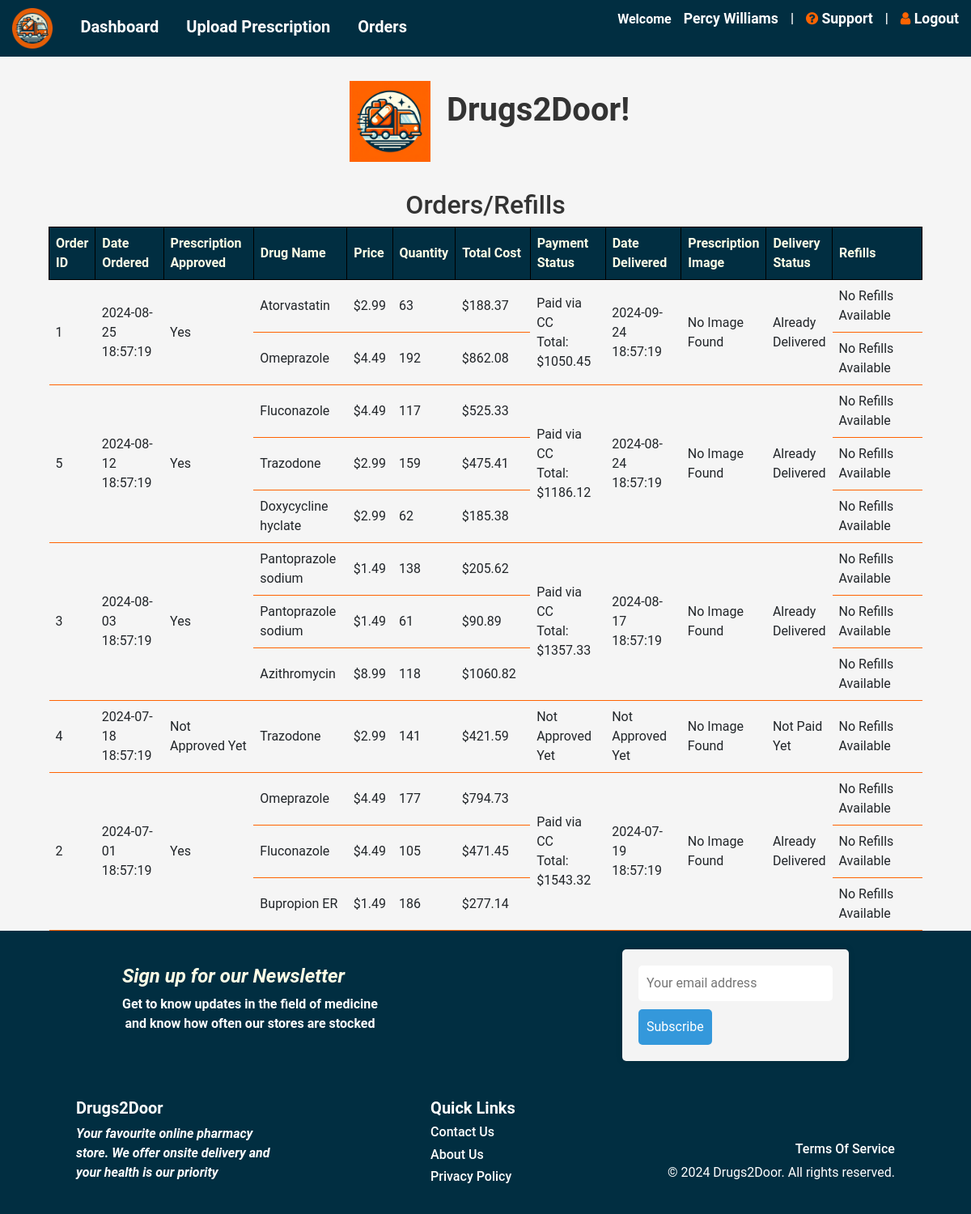
/orders (signed in), run on the app's committed database.
### models.py (models this page shows, shortened)
class User(db.Model):
  __tablename__ = 'users'
  id = db.Column(db.Integer, primary_key=True)
  name = db.Column(db.String(100), nullable=False)
  email = db.Column(db.String(120), unique=True, nullable=False)
  password = db.Column(db.String(128), nullable=False)
  address = db.Column(db.String(255), nullable=True)
  phone = db.Column(db.String(20))
  phn = db.Column(db.String(120), unique=True, nullable=False)
  role_id = db.Column(db.Integer, db.ForeignKey('roles.id'))
  @property
  def is_authenticated(self):
    return bool(self.password)
  orders = relationship('Order', backref='user')

class Order(db.Model):
  id = db.Column(Integer, primary_key=True)
  user_id = db.Column(db.Integer, ForeignKey('users.id'))
  items = relationship('DrugOrder', back_populates='order')

class DrugOrder(db.Model):
  id = db.Column(Integer, primary_key=True)
  order_id = db.Column(Integer, ForeignKey('order.id'), nullable=False)
  drug_id = db.Column(Integer, ForeignKey('drug.id'))
  quantity = db.Column(Integer)
  date_ordered = db.Column(DateTime, nullable=False)
  date_delivered = db.Column(DateTime)
  prescription_approved = db.Column(Boolean)  # NULL: not approved yet, True: approved, False: denied
  refills = db.Column(db.Integer, default=0)
  denyreason = db.Column(db.String(255), nullable=True)
  drug = relationship('Drug', back_populates='items')
  order = relationship('Order', back_populates='items')
  image_file = db.Column(db.String(120), nullable=True)
  paid = db.Column(Boolean, default=False, nullable=False)

class Drug(db.Model):
  id = db.Column(Integer, primary_key=True)
  name = db.Column(String(200), nullable=False, unique=True)
  price = db.Column(db.Numeric(10, 2), nullable=False)
  items = relationship('DrugOrder', back_populates='drug')

### app.py (the view)
@app.route('/orders')
@login_required
def orders():
    orders = Order.query.filter_by(user_id=current_user.id).join(DrugOrder).order_by(DrugOrder.date_ordered.desc()).all()
    return render_template('orders.html', orders=orders, calculate_total_payment=calculate_total_payment)

### app.py (called while the page is built)
@login_manager.user_loader
def load_user(user_id):
    return User.query.get(int(user_id))

def calculate_total_payment(order):
    return sum(item.drug.price * item.quantity for item in order.items)

### templates/orders.html (shortened to what this page needs)
{% extends "base.html" %}
{% block content %}
<div class="content">
<h2>Orders/Refills</h2>
{% if current_user.is_authenticated %}
  {% if current_user.orders %}
    <table style="width: 90%; table-layout: auto;">
      <thead>
        <tr>
          <th>Order ID</th>
          <th>Date Ordered</th>
          <th>Prescription Approved</th>
          <th>Drug Name</th>
          <th>Price</th>
          <th>Quantity</th>
          <th>Total Cost</th>
          <th>Payment Status</th>
          <th>Date Delivered</th>
          <th>Prescription Image</th>
          <th>Delivery Status</th>
          <th>Refills</th>
        </tr>
      </thead>
      <tbody>
        {% for order in orders %}
          {% for drug_order in order.items %}
            {% set total_payment = 0 %}
            {% for item in drug_order.items %}
              {% set total_payment = total_payment + (item.drug.price * item.quantity) %}
            {% endfor %}
            <tr>
                {% if loop.first %}
                  <td rowspan="{{ order.items|length }}">{{ order.id }}</td>
                  <td rowspan="{{ order.items|length }}" td style="width: 125px;">{{ drug_order.date_ordered.strftime('%Y-%m-%d %H:%M:%S') }}</td>
                  {% if drug_order.prescription_approved %}
                    <td rowspan="{{ order.items|length }}">Yes</td>
                  {% else %}
                    {% if drug_order.prescription_approved is false %}
                      <td rowspan="{{ order.items|length }}">
                        Denied
                        <button onclick="openDenyReasonModal({{ drug_order.id }}, this)">View Reason</button>
                      </td>
                    {% else %}
                      <td rowspan="{{ order.items|length }}" td style="width: 150px;">Not Approved Yet</td>
                    {% endif %}
                {% endif %}
              {% endif %}
                <td td style="width: 150px;">{{ drug_order.drug.name }}</td>
                <td>&#36;{{ drug_order.drug.price }}</td>
                <td>{{ drug_order.quantity }}</td>
                <td td style="width: 150px;">
                  {% if drug_order.quantity is not none %}
                        ${{ drug_order.drug.price * drug_order.quantity }}
                  {% else %}
                    No Drug Yet
                  {% endif %}
                </td>
                {% if loop.first %}
                <td rowspan="{{ order.items|length }}" td style="width: 150px;">
                  {% if drug_order.prescription_approved %}
                    {% if drug_order.paid %}
                      Paid via CC
                     <br> Total: &#36;{{ calculate_total_payment(order) }}
                    {% else %}
                      <button onclick="openPaymentForm({{ drug_order.id }})">Pay Now</button>
                      <br>Total: &#36;{{ calculate_total_payment(order) }}
                    {% endif %}
                  {% else %}
                    Not Approved Yet
                  {% endif %}
                </td>
                  <td rowspan="{{ order.items|length }}" td style="width: 150px;">{{ drug_order.date_delivered.strftime('%Y-%m-%d %H:%M:%S') if drug_order.date_delivered else ('Not Approved Yet' if not drug_order.prescription_approved else 'Not Delivered Yet') }}</td>
                  <td rowspan="{{ order.items|length }}">
                    {% if drug_order.image_file %}
                        <div style="text-align: center;">
                            <img src="{{ url_for('uploaded_file', filename=drug_order.image_file) }}" alt="Prescription Image" style="width: 100px; height: auto; cursor: pointer;" onclick="showImage(this)">
                        </div>
                    {% else %}
                        No Image Found
                    {% endif %}
                  </td>
                  <td rowspan="{{ order.items|length }}">
                    {% if drug_order.date_delivered %}
                    Already Delivered
                    {% elif drug_order.paid %}
                    <a href="{{ url_for('track', order_id=order.id) }}">Track</a>
                    {% elif not drug_order.paid %}
                    Not Paid Yet
                    {% else %}
                    Not Delivered Yet
                    {% endif %}
                  </td>
                {% endif %}
                <td style="width: 300px;">
                  {% if drug_order.refills > 0 %}
                    {{ drug_order.refills }}
                    {% if drug_order.paid %}
                      <button onclick="openModal({{ drug_order.id }})">Request Refill</button>
                    {% else %}
                      - Payment Required for Refill
                    {% endif %}
                  {% else %}
                    No Refills Available
                  {% endif %}
                </td>
            </tr>
          {% endfor %}
        {% endfor %}
      </tbody>
    </table>
  {% else %}
    <p>No orders to show.</p>
  {% endif %}
{% else %}
  <p>You need to be logged in to view your orders.</p>
  <div style="text-align: center;">
    <a href="{{ url_for('login') }}">Login</a>
  </div>
{% endif %}
</div>
{% endblock %}

### templates/base.html (shortened to what this page needs)
<!doctype html>
<html lang="en">
<head>
    <link rel="stylesheet" href="https://stackpath.bootstrapcdn.com/bootstrap/4.3.1/css/bootstrap.min.css">
    <link rel="stylesheet" href="{{ url_for('static', filename='css/styles.css') }}">
    <link rel="stylesheet" href="https://stackpath.bootstrapcdn.com/bootstrap/4.3.1/css/bootstrap.min.css">
    <link rel="stylesheet" href="{{ url_for('static', filename='css/home.css') }}">
    <link rel="stylesheet" href="https://cdnjs.cloudflare.com/ajax/libs/font-awesome/4.7.0/css/font-awesome.min.css">
</head>
<body>
    <nav>
        <a href="{{ url_for('home') }}">
            <img src="{{ url_for('static', filename='images/logo2.png') }}" alt="Homepage Logo" class="img-fluid" style="max-width: 50px;">
        </a>
        {% if current_user.is_authenticated %}
        {% if current_user.role_id == 2 %}
        <a href="{{ url_for('dashboard') }}" class="h5">Dashboard</a>
        <a href="{{ url_for('upload') }}" class="h5">Upload Prescription</a>
        <a href="{{ url_for('orders') }}" class="h5">Orders</a>
            <div class="right-align d-flex align-items-center my-auto">
                <span>Welcome<a href="{{ url_for('userdetails') }}">{{ current_user.name }}</a></span> |
                <a href="{{ url_for('support') }}"><i class="fa fa-question-circle"></i> Support</a> |
                <a href="{{ url_for('logout') }}"> <i class="fa fa-user"></i> Logout</a>
                {% endif %}
            </div>
        {% endif %}
    </nav>
    {% if request.endpoint == 'home' %}
    <style>
        nav {
        background-color: #012E41;
        font-weight: bold;
    }
    </style>
        <div class="wrapper">
            <div class="header">
                <a href="{{ url_for('home') }}"><img src="{{ url_for('static', filename='images/logo.png') }}" alt="Drugs2Door Logo" class="logo"></a>
                <h1>Drugs2Door!</h1>
            </div>
            <div class="first-wrapper">
                <h1> Your Dose Delivered, Stat!</h1>
            </div>
            <div class="second-wrapper">
                <a href="{{ url_for('home') }}"><img src="{{ url_for('static', filename='images/main-1.svg') }}" alt="pharmacist handing over paperwork" class="vector"></a>
                <div>
                    <h4>Get your drugs at your doorstep</h4>
                    <ul>
                        <li>Get straight delivery to the doorstep</li>
                        <li>We deliver within 24hrs of request</li>
                        <li>We gurantee speedily response</li>
                    </ul>
                    <a href="{{ url_for('upload') if current_user.is_authenticated else url_for('login') }}">
                        <button class="button">
                            <div class="text">
                                Get Prescription
                            </div>
                            <img src="{{ url_for('static', filename='images/right-arrow.svg') }}" alt="arrow inside button">
                        </button>
                    </a>
                </div>
            </div>
            <div class="third-wrapper">
                <div>
                    <h4>Chat with Pharmacists</h4>
                    <ul>
                        <li>Easily Refill</li>
                        <li>24/7 Chat Box</li>
                        <li>Get Notified</li>
                    </ul>
                    <a href="/support">
                    <button class="button">
                        <div class="text">
                            Talk to a Pharmacist
                        </div>
                        <img src="{{ url_for('static', filename='images/right-arrow.svg') }}" alt="">
                    </button>
                    </a>
                </div>
                <a href="{{ url_for('home') }}"><img src="{{ url_for('static', filename='images/main-2.svg') }}" alt="pharmacist handing over paperwork" class="vector"></a>
            </div>
        </div>
    {% else %}
        <div class="header">
            <a href="{{ url_for('home') }}"><img src="{{ url_for('static', filename='images/logo.png') }}" alt="Drugs2Door Logo" class="logo"></a>
            <h1>Drugs2Door!</h1>
        </div>
    {% endif %}
    <br>
    {% block content %}{% endblock %}
    <footer class="foot">
        <div class="f-cont">
            <div class="signup">
                <h4>Sign up for our Newsletter</h4>
                <p>
                    Get to know updates in the field of medicine <br> and know how often our stores are stocked
                </p>
            </div>
            <div class="subscription-form" id="subs-form">
                    <input type="email" id="sub-email" name="email" placeholder="Your email address">
                    <button type="" onclick="showPopup()">Subscribe</button>
            </div>
        </div>
        <div class="second-container">
                <div class="inner-cont-1">
                    <h5>Drugs2Door</h5>
                    <p>
                        Your favourite online pharmacy store. We offer onsite delivery and your health is our priority
                    </p>
                </div>
                <div class="inner-cont-2">
                    <h5>Quick Links</h5>
                    <h6>Contact Us</h6>
                    <h6>About Us</h6>
                    <h6>Privacy Policy</h6>
                </div>
                <div class="inner-cont-3">
                    <p>&copy; 2024 Drugs2Door. All rights reserved.</p>
                    <h6>Terms Of Service</h6>
                </div>
        </div>
    </footer>
</body>
</html>

### static/css/styles.css (style rules this page uses)
:root { --orange: #FF6300; --bone: #FEFEE6; --navy: #012E41; }
body { font-family: Arial, sans-serif; margin: 0; padding: 0; background-color: #f4f4f4; display: flex; flex-direction: column; min-height: 100vh; }
nav { background-color: #333; color: #fff; padding: 10px 0; text-align: left; }
nav a { color: #fff; margin: 0 15px; text-decoration: none; font-size: 1.1em; }
h1 { color: #333; text-align: center; }
h2 { color: #333; text-align: center; }
p { text-align: center; }
table { width: 55%; border-collapse: collapse; margin: 0 auto; }
th, td { border: 1px solid #000000; padding: 8px; text-align: left; }
th { background-color: #f2f2f2; }
.logo { display: block; margin-top: 20px; margin-left: auto; margin-right: auto; margin-bottom: 0px; width: 300px; height: auto; padding: 10px; }
th { text-align: center; }
.right-align { float: right; }

### static/css/home.css (style rules this page uses)
body { background-color: #f5f5f5; font-family: Roboto, sans-serif; margin: 0; display: flex; flex-direction: column; min-height: 100vh; }
h1 { font-weight: 700; }
button { background-color: var(--bone); display: flex; flex-direction: row; justify-content: space-around; padding: 0.5em 0.5em; }
.foot { background-color: var(--navy); display: flex; height: 350px; justify-content: space-around; color: #FFF; flex-direction: column; margin-top: auto; }
.f-cont { display: flex; align-items: center; flex-direction: row; justify-content: space-around; }
.f-cont > div > h4 { font-weight: bolder; font-style: italic; color: var(--bone); }
.signup { flex-direction: column; }
.signup p { font-weight: bold; }
.subscription-form { background-color: #f4f4f4; padding: 20px; border-radius: 5px; box-shadow: 0px 0px 10px 0px rgba(0,0,0,0.1); }
.subscription-form input[type="email"] { padding: 10px; border: none; border-radius: 5px; margin-bottom: 10px; }
.subscription-form button { padding: 10px; border: none; border-radius: 5px; background-color: #3498db; color: white; cursor: pointer; }
.second-container { display: flex; justify-content: space-around; align-items: center; }
.inner-cont-1 { display: flex; flex-direction: column; width: 250px; text-align: left; }
.inner-cont-1 p { text-align: left; font-weight: bold; font-style: italic; }
.inner-cont-1 h5 { font-weight: bold; }
.inner-cont-2 { display: flex; flex-direction: column; text-align: left; height: 120px; }
.inner-cont-2 h5 { font-weight: bold; }
.inner-cont-3 { display: flex; flex-direction: column-reverse; text-align: right; height: 120px; }

### templates/base.html (style rules this page uses)
.logo { height: 120px; width: 120px; margin-right: 10px; }
.header { display: flex; align-items: center; justify-content: center; text-align: center; }
.right-align { float: right; font-weight: bold; }
nav { background-color: #012E41; font-weight: bold; }
.fa-user { color:#FF6300 }
.fa-question-circle { color:#FF6300 }
.h5 { font-weight: bold; }

### templates/orders.html (style rules this page uses)
table, td { border-color: #012E41; }
th { background-color: #012E41; color: #FEFEE6; font-weight: bold; }
td { border-left: none; border-right: none; border-bottom: 1.15px solid #ff6300 }
.content { min-height: calc(100vh - 350px); }

### data on the page
User: name "Percy Williams"
Order: id "1"
DrugOrder: date_ordered "2024-08-25 18:57:19", drug.name "Atorvastatin", drug.price "2.99", quantity "63", drug_order.drug.price*drug_order.quantity "188.37", date_delivered "2024-09-24 18:57:19", shows "No Image Found", shows "Already Delivered", refills "No Refills Available"
Drug: price.quantity "1050.45"
DrugOrder: drug.name "Omeprazole", drug.price "4.49", quantity "192", drug_order.drug.price*drug_order.quantity "862.08", refills "No Refills Available"
Order: id "5"
DrugOrder: date_ordered "2024-08-12 18:57:19", drug.name "Fluconazole", drug.price "4.49", quantity "117", drug_order.drug.price*drug_order.quantity "525.33", date_delivered "2024-08-24 18:57:19", shows "No Image Found", shows "Already Delivered", refills "No Refills Available"
Drug: price.quantity "1186.12"
DrugOrder: drug.name "Trazodone", drug.price "2.99", quantity "159", drug_order.drug.price*drug_order.quantity "475.41", refills "No Refills Available"
DrugOrder: drug.name "Doxycycline hyclate", drug.price "2.99", quantity "62", drug_order.drug.price*drug_order.quantity "185.38", refills "No Refills Available"
Order: id "3"
DrugOrder: date_ordered "2024-08-03 18:57:19", drug.name "Pantoprazole sodium", drug.price "1.49", quantity "138", drug_order.drug.price*drug_order.quantity "205.62", date_delivered "2024-08-17 18:57:19", shows "No Image Found", shows "Already Delivered", refills "No Refills Available"
Drug: price.quantity "1357.33"
DrugOrder: drug.name "Pantoprazole sodium", drug.price "1.49", quantity "61", drug_order.drug.price*drug_order.quantity "90.89", refills "No Refills Available"
DrugOrder: drug.name "Azithromycin", drug.price "8.99", quantity "118", drug_order.drug.price*drug_order.quantity "1060.82", refills "No Refills Available"
Order: id "4"
DrugOrder: {{ order.items|length }} 1 (drawn), date_ordered "2024-07-18 18:57:19", drug.name "Trazodone", drug.price "2.99", quantity "141", drug_order.drug.price*drug_order.quantity "421.59", shows "Not Approved Yet", date_delivered "Not Approved Yet", shows "No Image Found", paid "Not Paid Yet", refills "No Refills Available"
Order: id "2"
DrugOrder: date_ordered "2024-07-01 18:57:19", drug.name "Omeprazole", drug.price "4.49", quantity "177", drug_order.drug.price*drug_order.quantity "794.73", date_delivered "2024-07-19 18:57:19", shows "No Image Found", shows "Already Delivered", refills "No Refills Available"
Drug: price.quantity "1543.32"
DrugOrder: drug.name "Fluconazole", drug.price "4.49", quantity "105", drug_order.drug.price*drug_order.quantity "471.45", refills "No Refills Available"
DrugOrder: drug.name "Bupropion ER", drug.price "1.49", quantity "186", drug_order.drug.price*drug_order.quantity "277.14", refills "No Refills Available"
